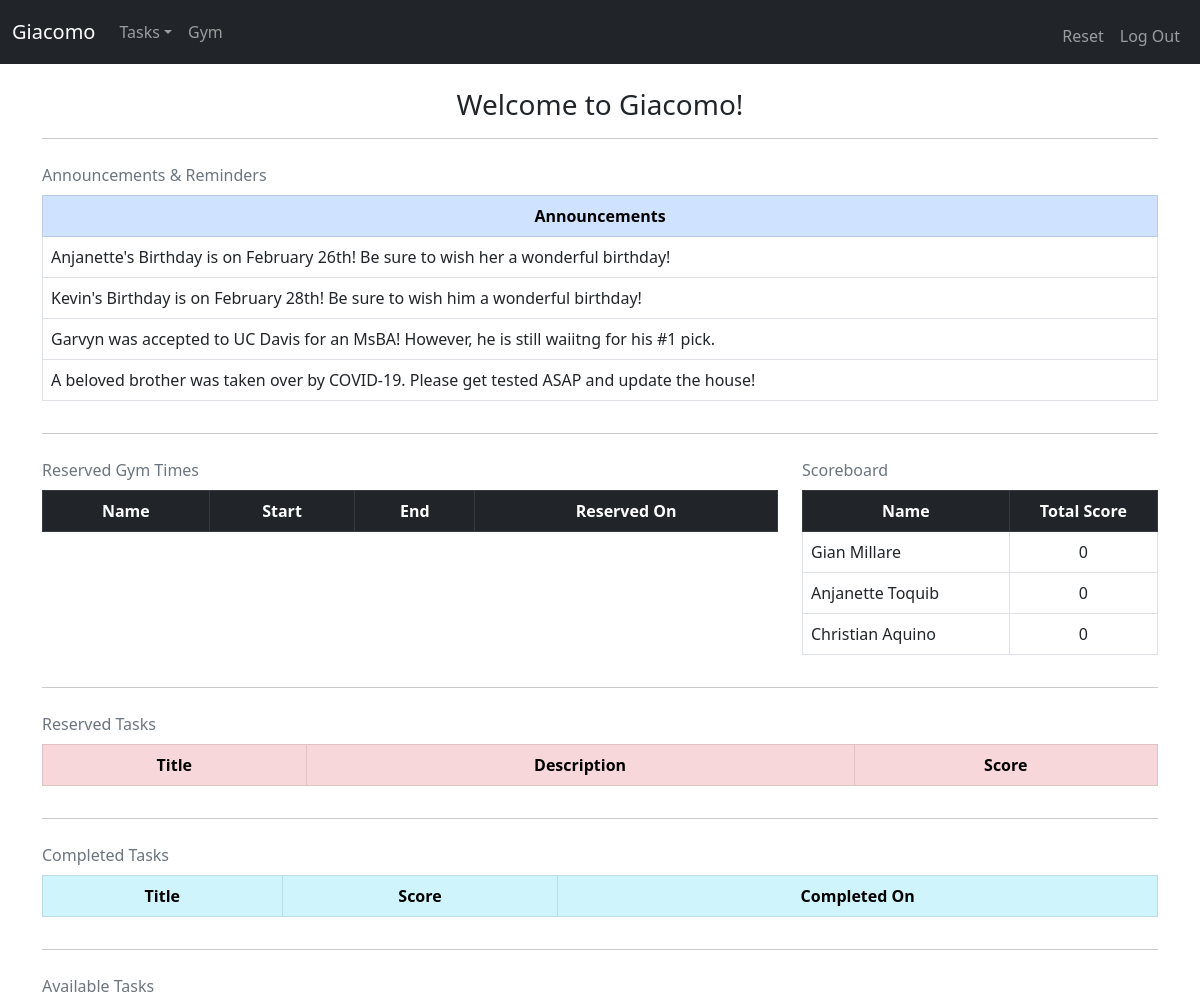
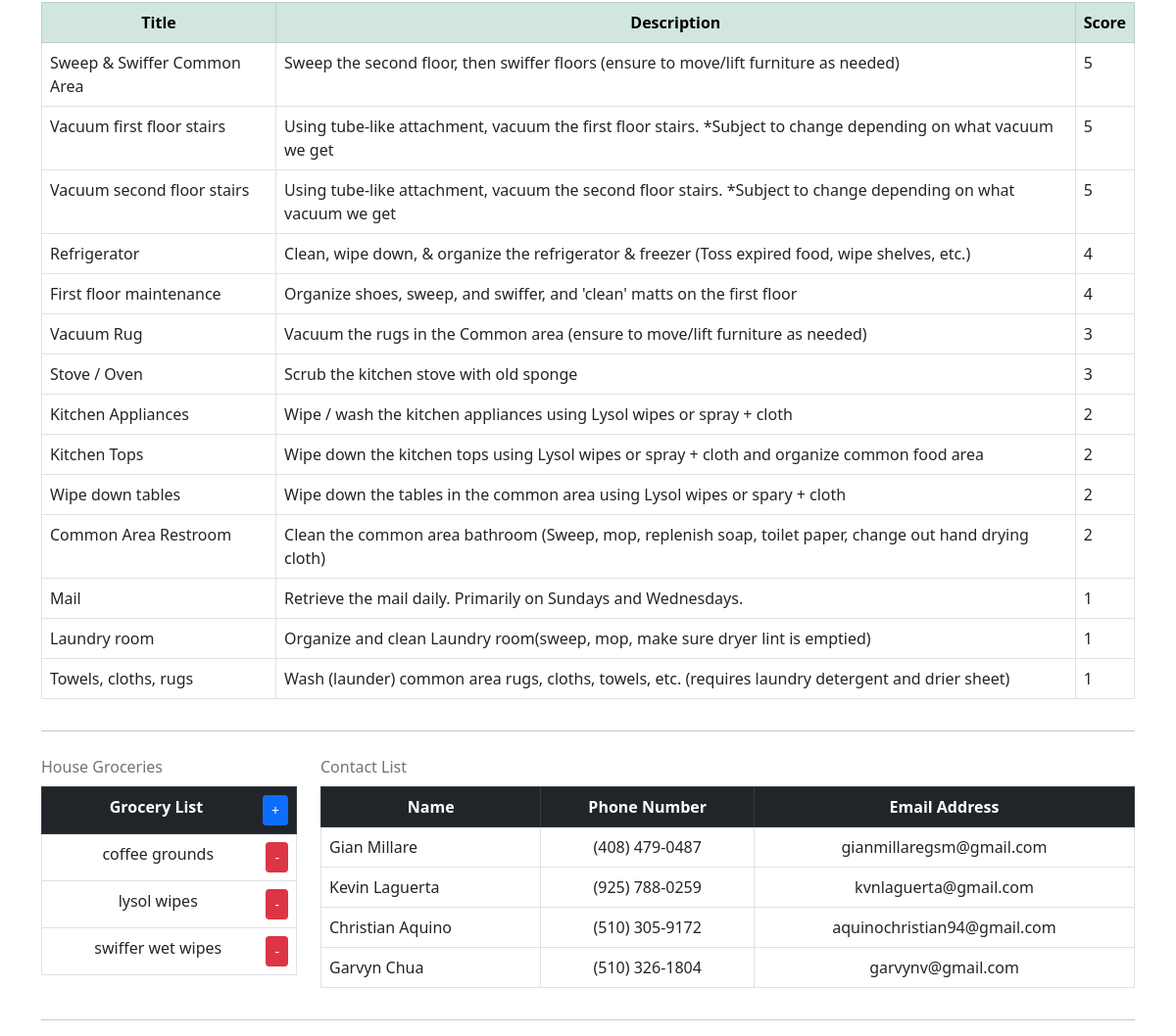
The page / (signed in) on the database its author committed (2 pictures, top to bottom).
### tables this page shows
CREATE TABLE 'housemates' (
'id' INTEGER PRIMARY KEY AUTOINCREMENT NOT NULL,
'name' VARCHAR(255) NOT NULL,
'username' VARCHAR(255) NOT NULL,
'password' VARCHAR(255) NOT NULL
);

CREATE TABLE tasks (
task_id INTEGER PRIMARY KEY AUTOINCREMENT NOT NULL,
user_id INTEGER NOT NULL DEFAULT 0,
title TEXT NOT NULL,
description TEXT NOT NULL,
score INTEGER NOT NULL DEFAULT 1);

CREATE TABLE 'groceries' (
'item_id' INTEGER PRIMARY KEY AUTOINCREMENT NOT NULL,
'user_id' INTEGER NOT NULL DEFAULT 0,
'item' TEXT NOT NULL);

CREATE TABLE 'contacts' (
'name' TEXT NOT NULL,
'phone' TEXT NOT NULL,
'email' TEXT NOT NULL);

### giacomo_tasks/__init__.py (the view, shortened to what this page needs)
@app.route("/", methods=["GET", "POST"])
@login_required
def index():
    c.execute("""
    SELECT reserve_id, title, description, score FROM reserved WHERE user_id = :user_id
    """, {"user_id": session["user_id"]})
    rows = c.fetchall()
    user_reserved_tasks = []
    c.execute("""
    SELECT title, score,
    STRFTIME('%m/%d/%Y',completed_on)
    FROM completed_tasks WHERE user_id = :user_id
    """, {"user_id": session["user_id"]})
    rows = c.fetchall()
    user_completed_tasks = []
    for row in rows:
        user_completed_tasks.append({
            "title": row[0],
            "score": row[1],
            "completed_on": row[2]
        })
    c.execute("""
    SELECT name, start, end,
    STRFTIME('%m/%d/%Y',date), reserve_id FROM housemates
    INNER JOIN reserved_gym
    ON housemates.id = reserved_gym.user_id
    """)
    results = c.fetchall()
    display_reserved_gym = []
    c.execute("""
    SELECT name, sum(score) FROM housemates
    INNER JOIN completed_tasks
    ON housemates.id = completed_tasks.user_id
    GROUP BY name;
    """)
    results = c.fetchall()
    scoreboard = []
    for i in results:
        scoreboard.append({
            "name": i[0],
            "score": i[1]
        })
    if len(scoreboard) == 0:
        c.execute("""
        SELECT name FROM housemates
        """)
        results = c.fetchall()
        for i in results:
            scoreboard.append({
                "name": i[0],
                "score": 0
            })
    c.execute("""
    SELECT title, description, score FROM tasks WHERE user_id = 0 ORDER BY score DESC
    """)
    available_tasks = c.fetchall()
    displaying_available_tasks = []
    for i in available_tasks:
        displaying_available_tasks.append({
            "title": i[0],
            "description": i[1],
            "score": i[2]
        })
    c.execute("""
    SELECT item_id, item from groceries
    """)
    results = c.fetchall()
    items = []
    for i in results:
        items.append({
            'item_id': i[0],
            'item':i[1]
        })
    c.execute("""
    SELECT name, phone, email FROM contacts
    """)
    results = c.fetchall()
    contact_info = []
    for i in results:
        contact_info.append({
            'name': i[0],
            'phone': i[1],
            'email': i[2]
        })
    return render_template("index.html", user_reserved_tasks=user_reserved_tasks, items=items, user_completed_tasks=user_completed_tasks, displaying_available_tasks=displaying_available_tasks, contact_info=contact_info, scoreboard=scoreboard, display_reserved_gym=display_reserved_gym)

### giacomo_tasks/helpers.py (called while the page is built)
def login_required(f):
    @wraps(f)
    def decorated_functions(*args, **kwargs):
        if session.get("user_id") is None:
            return redirect("/login")
        return f(*args, **kwargs)
    return decorated_functions

### templates/index.html (shortened to what this page needs)
{% extends "layout.html" %}
{% block main %}
    <h3 style="text-align: center;">Welcome to Giacomo!</h3>
    <hr>
    <div class="row">
        <div class="col-12">
            <table class="table table-bordered caption-top">
                <caption>Announcements & Reminders</caption>
                <thead class="table-primary">
                    <tr>
                        <th scope="col" style="text-align: center;">Announcements</th>
                    </tr>
                </thead>
                <tbody>
                    <tr>
                        <td scope="row">Anjanette's Birthday is on February 26th! Be sure to wish her a wonderful birthday!</td>
                    </tr>
                    <tr>
                        <td scope="row">Kevin's Birthday is on February 28th! Be sure to wish him a wonderful birthday!</td>
                    </tr>
                    <tr>
                        <td scope="row">Garvyn was accepted to UC Davis for an MsBA! However, he is still waiitng for his #1 pick.</td>
                    </tr>
                    <tr>
                        <td scope="row">A beloved brother was taken over by COVID-19. Please get tested ASAP and update the house!</td>
                    </tr>
                </tbody>
            </table>
        </div>
    </div>
    <hr>
    <div class="row">
        <div class="col-8">
            <table class="table table-bordered caption-top">
                <caption>Reserved Gym Times</caption>
                <thead class="table-dark">
                    <tr>
                        <th scope="col" style="text-align: center;">Name</th>
                        <th scope="col" style="text-align: center;">Start</th>
                        <th scope="col" style="text-align: center;">End</th>
                        <th scope="col" style="text-align: center;">Reserved On</th>
                    </tr>
                </thead>
            </table>
        </div>
        <div class="col-4">
            <table class="table table-bordered caption-top">
                <caption>Scoreboard</caption>
                <thead class="table-dark">
                    <tr>
                        <th scope="col" style="text-align: center;">Name</th>
                        <th scope="col" style="text-align: center;">Total Score</th>
                    </tr>
                </thead>
                <tbody>
                    {% for i in scoreboard %}
                    <tr>
                        <td>{{ i.name }}</td>
                        <td style="text-align: center;">{{ i.score }}</td>
                    </tr>
                    {% endfor %}
                </tbody>
            </table>
        </div>
    </div>
    <hr>
    <div class="row">
        <div class="col-12">
            <table class="table table-bordered caption-top">
                <caption>Reserved Tasks</caption>
                <thead class="table-danger">
                    <tr>
                        <th scope="col" style="text-align: center;">Title</th>
                        <th scope="col" style="text-align: center;">Description</th>
                        <th scope="col" style="text-align: center;">Score</th>
                    </tr>
                </thead>
            </table>
        </div>
    </div>
    <hr>
    <div class="row">
        <div class="col-12">
            <table class="table table-bordered caption-top">
                <caption>Completed Tasks</caption>
                <thead class="table-info">
                    <tr>
                        <th scope="col" style="text-align: center;">Title</th>
                        <th scope="col" style="text-align: center;">Score</th>
                        <th scope="col" style="text-align: center;">Completed On</th>
                    </tr>
                </thead>
            </table>
        </div>
    </div>
    <hr>
    <div class="row">
        <div class="col-12">
            <table class="table table-bordered caption-top">
                <caption>Available Tasks</caption>
                <thead class="table-success">
                    <tr>
                        <th scope="col" style="text-align: center;">Title</th>
                        <th scope="col" style="text-align: center;">Description</th>
                        <th scope="col" style="text-align: center;">Score</th>
                    </tr>
                </thead>
                <tbody>
                    {% for i in displaying_available_tasks %}
                        <tr>
                            <td>{{ i.title }}</td>
                            <td>{{ i.description }}</td>
                            <td>{{ i.score }}</td>
                        </tr>
                    {% endfor %}
                </tbody>
            </table>
        </div>
    </div>
    <hr>
    <div class="row">
        <div class="col-3">
            <table class="table table-bordered caption-top">
                <caption>House Groceries</caption>
                <thead class="table-dark">
                    <tr>
                        <th scope="col" style="text-align: center;">Grocery List<a href="/add_grocery" style="float: right;" class="btn btn-primary btn-sm" role="button">+</a></th>
                    </tr>
                </thead>
                <tbody>
                    {% for item in items %}
                    <tr style="text-align: center;">
                        <td>{{ item.item }} <form style="display: inline; float: right;" method="POST" action="{{ url_for('delete_grocery', item_id=item.item_id) }}"><button class="btn btn-danger btn-sm" type="submit">-</button></form> </td>
                    </tr>
                    {% endfor %}
                </tbody>
            </table>
        </div>
        <div class="col-9">
            <table class="table table-bordered caption-top">
                <caption>Contact List</caption>
                <thead class="table-dark">
                    <tr>
                        <th scope="col" style="text-align: center;">Name</th>
                        <th scope="col" style="text-align: center;">Phone Number</th>
                        <th scope="col" style="text-align: center;">Email Address</th>
                    </tr>
                </thead>
                <tbody>
                    {% for i in contact_info %}
                    <tr>
                        <td>{{ i["name"] }}</td>
                        <td style="text-align: center;">{{ i["phone"] }}</td>
                        <td style="text-align: center;">{{ i["email"] }}</td>
                    </tr>
                    {% endfor %}
                </tbody>
            </table>
        </div>
    </div>
    <hr>
{% endblock %}

### templates/layout.html (shortened to what this page needs)
<!DOCTYPE html>
<html lang="en">
    <head>
        <link href="https://cdn.jsdelivr.net/npm/bootstrap@5.0.0-beta1/dist/css/bootstrap.min.css" rel="stylesheet">
        <link href="/static/styles.css" rel="stylesheet">
    </head>
    <body>
        <nav class="navbar navbar-expand-lg navbar-dark bg-dark">
                <div class="container-fluid">
                    <a class="navbar-brand" href="/">Giacomo</a>
                    <div class="collapse navbar-collapse" id="navbarSupportedContent">
                        {% if session.user_id %}
                            <ul class="navbar-nav me-auto mb-2 mb-lg-0">
                                <li class="nav-item dropdown">
                                    <a class="nav-link dropdown-toggle" href="#" id="navbarDropdown" role="button" data-bs-toggle="dropdown" aria-expanded="false">Tasks</a>
                                </li>
                                <li class="nav-item">
                                    <a class="nav-link" href="/gym" tabindex="-1" aria-disabled="true">Gym</a>
                                </li>
                            </ul>
                            <ul class="navbar-nav ms-auto mt-2">
                                <li class="nav-item"><a class="nav-link" href="/reset">Reset</a></li>
                                <li class="nav-item"><a class="nav-link" href="/logout">Log Out</a></li>
                            </ul>
                        {% else %}
                            <ul class="navbar-nav ms-auto mt-2">
                                <li class="nav-item"><a class="nav-link" href="/register">Register</a></li>
                                <li class="nav-item"><a class="nav-link" href="/login">Log In</a></li>
                            </ul>
                        {% endif %}
                    </div>
                </div>
        </nav>
        <main class="container-lg">
            <br>
            {% block main %}{% endblock %}
        </main>
    </body>
</html>

### rows shown on the page
housemates: name "Gian Millare", score "0"
housemates: name "Anjanette Toquib", score "0"
housemates: name "Christian Aquino", score "0"
tasks: title "Sweep & Swiffer Common Area", description "Sweep the second floor, then swiffer floors (ensure to move/lift furniture as needed)", score "5"
tasks: title "Vacuum first floor stairs", description "Using tube-like attachment, vacuum the first floor stairs. *Subject to change depending on what vacuum we get", score "5"
tasks: title "Vacuum second floor stairs", description "Using tube-like attachment, vacuum the second floor stairs. *Subject to change depending on what vacuum we get", score "5"
tasks: title "Refrigerator", description "Clean, wipe down, & organize the refrigerator & freezer (Toss expired food, wipe shelves, etc.)", score "4"
tasks: title "First floor maintenance", description "Organize shoes, sweep, and swiffer, and 'clean' matts on the first floor", score "4"
tasks: title "Vacuum Rug", description "Vacuum the rugs in the Common area (ensure to move/lift furniture as needed)", score "3"
tasks: title "Stove / Oven", description "Scrub the kitchen stove with old sponge", score "3"
tasks: title "Kitchen Appliances", description "Wipe / wash the kitchen appliances using Lysol wipes or spray + cloth", score "2"
tasks: title "Kitchen Tops", description "Wipe down the kitchen tops using Lysol wipes or spray + cloth and organize common food area", score "2"
tasks: title "Wipe down tables", description "Wipe down the tables in the common area using Lysol wipes or spary + cloth", score "2"
tasks: title "Common Area Restroom", description "Clean the common area bathroom (Sweep, mop, replenish soap, toilet paper, change out hand drying cloth)", score "2"
tasks: title "Mail", description "Retrieve the mail daily. Primarily on Sundays and Wednesdays.", score "1"
tasks: title "Laundry room", description "Organize and clean Laundry room(sweep, mop, make sure dryer lint is emptied)", score "1"
tasks: title "Towels, cloths, rugs", description "Wash (launder) common area rugs, cloths, towels, etc. (requires laundry detergent and drier sheet)", score "1"
groceries: item "coffee grounds"
groceries: item "lysol wipes"
groceries: item "swiffer wet wipes"
contacts: name "Gian Millare", phone "(408) 479-0487", email "gianmillaregsm@gmail.com"
contacts: name "Kevin Laguerta", phone "(925) 788-0259", email "kvnlaguerta@gmail.com"
contacts: name "Christian Aquino", phone "(510) 305-9172", email "aquinochristian94@gmail.com"
contacts: name "Garvyn Chua", phone "(510) 326-1804", email "garvynv@gmail.com"
